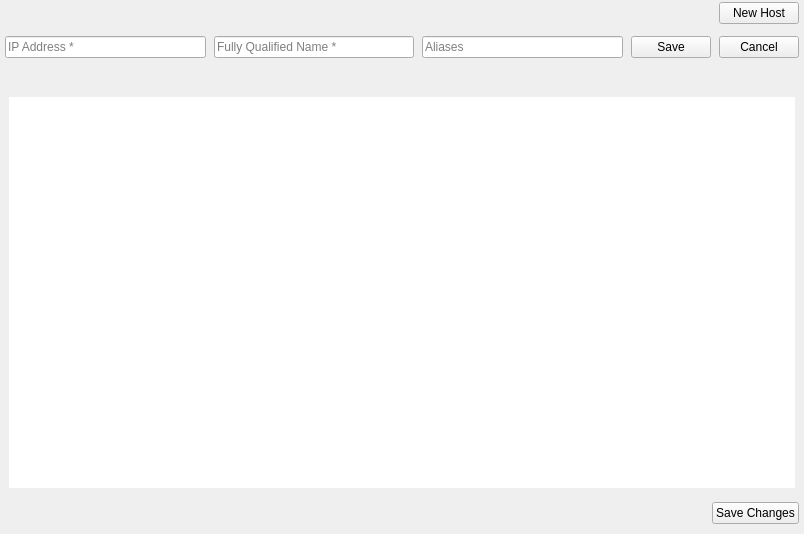
<?xml version="1.0" encoding="UTF-8"?>
<ui version="4.0">
 <class>HostManage</class>
 <widget class="QWidget" name="HostManage">
  <property name="geometry">
   <rect>
    <x>0</x>
    <y>0</y>
    <width>804</width>
    <height>534</height>
   </rect>
  </property>
  <property name="windowTitle">
   <string>Form</string>
  </property>
  <layout class="QGridLayout" name="gridLayout">
   <property name="leftMargin">
    <number>5</number>
   </property>
   <property name="topMargin">
    <number>0</number>
   </property>
   <property name="rightMargin">
    <number>5</number>
   </property>
   <property name="bottomMargin">
    <number>10</number>
   </property>
   <property name="spacing">
    <number>10</number>
   </property>
   <item row="2" column="0">
    <widget class="QLabel" name="lblErrorMsg">
     <property name="font">
      <font>
       <pointsize>10</pointsize>
      </font>
     </property>
     <property name="text">
      <string/>
     </property>
    </widget>
   </item>
   <item row="5" column="0">
    <widget class="QLabel" name="lblChangesMsg">
     <property name="text">
      <string/>
     </property>
    </widget>
   </item>
   <item row="5" column="1" alignment="Qt::AlignRight">
    <widget class="QPushButton" name="btnSaveChanges">
     <property name="cursor">
      <cursorShape>PointingHandCursor</cursorShape>
     </property>
     <property name="focusPolicy">
      <enum>Qt::NoFocus</enum>
     </property>
     <property name="accessibleName">
      <string>primary</string>
     </property>
     <property name="text">
      <string>Save Changes</string>
     </property>
    </widget>
   </item>
   <item row="0" column="0" colspan="2">
    <layout class="QHBoxLayout" name="horizontalLayout_2">
     <property name="spacing">
      <number>8</number>
     </property>
     <property name="leftMargin">
      <number>0</number>
     </property>
     <property name="topMargin">
      <number>0</number>
     </property>
     <item>
      <widget class="QFrame" name="sectionHeaderAccent">
       <property name="sizePolicy">
        <sizepolicy hsizetype="Fixed" vsizetype="Preferred">
         <horstretch>0</horstretch>
         <verstretch>0</verstretch>
        </sizepolicy>
       </property>
       <property name="minimumSize">
        <size>
         <width>3</width>
         <height>26</height>
        </size>
       </property>
       <property name="maximumSize">
        <size>
         <width>3</width>
         <height>16777215</height>
        </size>
       </property>
       <property name="frameShape">
        <enum>QFrame::NoFrame</enum>
       </property>
      </widget>
     </item>
     <item alignment="Qt::AlignLeft">
      <widget class="QLabel" name="sectionHeaderTitle">
       <property name="text">
        <string/>
       </property>
      </widget>
     </item>
     <item>
      <spacer name="horizontalSpacer">
       <property name="orientation">
        <enum>Qt::Horizontal</enum>
       </property>
       <property name="sizeHint" stdset="0">
        <size>
         <width>40</width>
         <height>20</height>
        </size>
       </property>
      </spacer>
     </item>
     <item alignment="Qt::AlignRight">
      <widget class="QPushButton" name="btnNewHost">
       <property name="cursor">
        <cursorShape>PointingHandCursor</cursorShape>
       </property>
       <property name="focusPolicy">
        <enum>Qt::NoFocus</enum>
       </property>
       <property name="accessibleName">
        <string>primary</string>
       </property>
       <property name="text">
        <string>New Host</string>
       </property>
      </widget>
     </item>
    </layout>
   </item>
   <item row="1" column="0" colspan="2">
    <widget class="QWidget" name="widgetAddEditHost" native="true">
     <layout class="QHBoxLayout" name="horizontalLayout">
      <property name="spacing">
       <number>8</number>
      </property>
      <property name="leftMargin">
       <number>0</number>
      </property>
      <property name="topMargin">
       <number>0</number>
      </property>
      <property name="rightMargin">
       <number>0</number>
      </property>
      <property name="bottomMargin">
       <number>0</number>
      </property>
      <item>
       <widget class="QLineEdit" name="txtIP">
        <property name="focusPolicy">
         <enum>Qt::StrongFocus</enum>
        </property>
        <property name="placeholderText">
         <string>IP Address *</string>
        </property>
       </widget>
      </item>
      <item>
       <widget class="QLineEdit" name="txtFullyQualified">
        <property name="placeholderText">
         <string>Fully Qualified Name *</string>
        </property>
       </widget>
      </item>
      <item>
       <widget class="QLineEdit" name="txtAliases">
        <property name="placeholderText">
         <string>Aliases</string>
        </property>
       </widget>
      </item>
      <item>
       <widget class="QPushButton" name="btnSave">
        <property name="cursor">
         <cursorShape>PointingHandCursor</cursorShape>
        </property>
        <property name="focusPolicy">
         <enum>Qt::NoFocus</enum>
        </property>
        <property name="accessibleName">
         <string>primary</string>
        </property>
        <property name="text">
         <string>Save</string>
        </property>
       </widget>
      </item>
      <item>
       <widget class="QPushButton" name="btnCancel">
        <property name="cursor">
         <cursorShape>PointingHandCursor</cursorShape>
        </property>
        <property name="focusPolicy">
         <enum>Qt::NoFocus</enum>
        </property>
        <property name="accessibleName">
         <string>danger</string>
        </property>
        <property name="text">
         <string>Cancel</string>
        </property>
       </widget>
      </item>
     </layout>
    </widget>
   </item>
   <item row="3" column="0" colspan="2">
    <widget class="QWidget" name="hostsTableContainer" native="true">
     <property name="sizePolicy">
      <sizepolicy hsizetype="Expanding" vsizetype="Expanding">
       <horstretch>0</horstretch>
       <verstretch>0</verstretch>
      </sizepolicy>
     </property>
     <layout class="QVBoxLayout" name="hostsTableContainerLayout">
      <property name="spacing">
       <number>0</number>
      </property>
      <property name="leftMargin">
       <number>4</number>
      </property>
      <property name="topMargin">
       <number>4</number>
      </property>
      <property name="rightMargin">
       <number>4</number>
      </property>
      <property name="bottomMargin">
       <number>4</number>
      </property>
      <item>
       <widget class="QTableView" name="tableViewHosts">
        <property name="focusPolicy">
         <enum>Qt::NoFocus</enum>
        </property>
        <property name="frameShape">
         <enum>QFrame::NoFrame</enum>
        </property>
        <property name="editTriggers">
         <set>QAbstractItemView::NoEditTriggers</set>
        </property>
        <property name="selectionBehavior">
         <enum>QAbstractItemView::SelectRows</enum>
        </property>
        <property name="textElideMode">
         <enum>Qt::ElideMiddle</enum>
        </property>
        <property name="sortingEnabled">
         <bool>true</bool>
        </property>
        <attribute name="horizontalHeaderShowSortIndicator" stdset="0">
         <bool>true</bool>
        </attribute>
        <attribute name="horizontalHeaderStretchLastSection">
         <bool>true</bool>
        </attribute>
        <attribute name="verticalHeaderVisible">
         <bool>false</bool>
        </attribute>
       </widget>
      </item>
     </layout>
    </widget>
   </item>
  </layout>
 </widget>
 <resources/>
 <connections/>
</ui>
